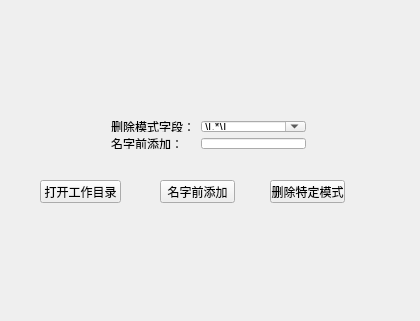
<?xml version="1.0" encoding="UTF-8"?>
<ui version="4.0">
 <class>Widget</class>
 <widget class="QWidget" name="Widget">
  <property name="geometry">
   <rect>
    <x>0</x>
    <y>0</y>
    <width>420</width>
    <height>321</height>
   </rect>
  </property>
  <property name="windowTitle">
   <string>Widget</string>
  </property>
  <widget class="QPushButton" name="changeNameButton">
   <property name="geometry">
    <rect>
     <x>160</x>
     <y>180</y>
     <width>75</width>
     <height>23</height>
    </rect>
   </property>
   <property name="text">
    <string>名字前添加</string>
   </property>
  </widget>
  <widget class="QPushButton" name="openDirButton">
   <property name="geometry">
    <rect>
     <x>40</x>
     <y>180</y>
     <width>81</width>
     <height>23</height>
    </rect>
   </property>
   <property name="text">
    <string>打开工作目录</string>
   </property>
  </widget>
  <widget class="QPushButton" name="changeNameModButton">
   <property name="geometry">
    <rect>
     <x>270</x>
     <y>180</y>
     <width>75</width>
     <height>23</height>
    </rect>
   </property>
   <property name="text">
    <string>删除特定模式</string>
   </property>
  </widget>
  <widget class="QWidget" name="layoutWidget">
   <property name="geometry">
    <rect>
     <x>100</x>
     <y>110</y>
     <width>217</width>
     <height>50</height>
    </rect>
   </property>
   <layout class="QHBoxLayout" name="horizontalLayout">
    <item>
     <layout class="QVBoxLayout" name="verticalLayout_2">
      <item>
       <widget class="QLabel" name="label">
        <property name="text">
         <string>删除模式字段：</string>
        </property>
       </widget>
      </item>
      <item>
       <widget class="QLabel" name="label_2">
        <property name="text">
         <string>名字前添加：</string>
        </property>
       </widget>
      </item>
     </layout>
    </item>
    <item>
     <layout class="QVBoxLayout" name="verticalLayout">
      <item>
       <widget class="QComboBox" name="regExcomboBox">
        <property name="editable">
         <bool>true</bool>
        </property>
        <item>
         <property name="text">
          <string extracomment="example:[one]">\[.*\]</string>
         </property>
        </item>
        <item>
         <property name="text">
          <string extracomment="example:012.jpg">(^0)(?=\d\d+)</string>
         </property>
        </item>
       </widget>
      </item>
      <item>
       <widget class="QLineEdit" name="headAddLine"/>
      </item>
     </layout>
    </item>
   </layout>
  </widget>
 </widget>
 <layoutdefault spacing="6" margin="11"/>
 <resources/>
 <connections/>
</ui>
